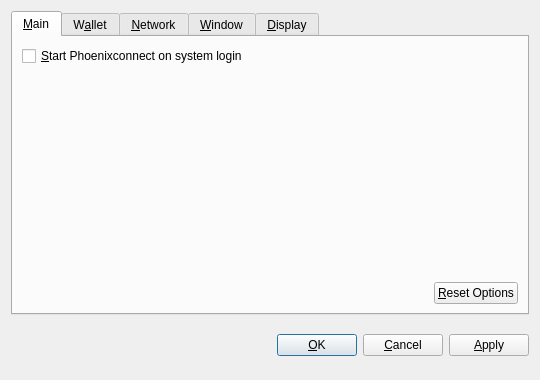
<?xml version="1.0" encoding="UTF-8"?>
<ui version="4.0">
 <class>OptionsDialog</class>
 <widget class="QDialog" name="OptionsDialog">
  <property name="geometry">
   <rect>
    <x>0</x>
    <y>0</y>
    <width>540</width>
    <height>380</height>
   </rect>
  </property>
  <property name="windowTitle">
   <string>Options</string>
  </property>
  <property name="modal">
   <bool>true</bool>
  </property>
  <layout class="QVBoxLayout" name="verticalLayout">
   <item>
    <widget class="QTabWidget" name="tabWidget">
     <property name="tabPosition">
      <enum>QTabWidget::North</enum>
     </property>
     <property name="currentIndex">
      <number>0</number>
     </property>
     <widget class="QWidget" name="tabMain">
      <attribute name="title">
       <string>&amp;Main</string>
      </attribute>
      <layout class="QVBoxLayout" name="verticalLayout_Main">
       <item>
        <widget class="QCheckBox" name="bitcoinAtStartup">
         <property name="toolTip">
          <string>Automatically start Phoenixconnect after logging in to the system.</string>
         </property>
         <property name="text">
          <string>&amp;Start Phoenixconnect on system login</string>
         </property>
        </widget>
       </item>
       <item>
        <spacer name="verticalSpacer_Main">
         <property name="orientation">
          <enum>Qt::Vertical</enum>
         </property>
         <property name="sizeHint" stdset="0">
          <size>
           <width>20</width>
           <height>40</height>
          </size>
         </property>
        </spacer>
       </item>
       <item>
        <layout class="QHBoxLayout" name="horizontalLayout_2_Main">
         <item>
          <spacer name="horizontalSpacer_2_Main">
           <property name="orientation">
            <enum>Qt::Horizontal</enum>
           </property>
           <property name="sizeHint" stdset="0">
            <size>
             <width>40</width>
             <height>20</height>
            </size>
           </property>
          </spacer>
         </item>
         <item>
          <widget class="QPushButton" name="resetButton">
           <property name="toolTip">
            <string>Reset all client options to default.</string>
           </property>
           <property name="text">
            <string>&amp;Reset Options</string>
           </property>
           <property name="autoDefault">
            <bool>false</bool>
           </property>
          </widget>
         </item>
        </layout>
       </item>
      </layout>
     </widget>
     <widget class="QWidget" name="tabWallet">
      <attribute name="title">
       <string>W&amp;allet</string>
      </attribute>
      <layout class="QVBoxLayout" name="verticalLayout_Network">
       <item>
        <widget class="QLabel" name="transactionFeeInfoLabel">
         <property name="text">
          <string>Optional transaction fee per kB that helps make sure your transactions are processed quickly. Most transactions are 1 kB.</string>
         </property>
         <property name="textFormat">
          <enum>Qt::PlainText</enum>
         </property>
         <property name="wordWrap">
          <bool>true</bool>
         </property>
        </widget>
       </item>
       <item>
        <layout class="QHBoxLayout" name="horizontalLayout_1_Main">
         <item>
          <widget class="QLabel" name="transactionFeeLabel">
           <property name="text">
            <string>Pay transaction &amp;fee</string>
           </property>
           <property name="textFormat">
            <enum>Qt::PlainText</enum>
           </property>
           <property name="buddy">
            <cstring>transactionFee</cstring>
           </property>
          </widget>
         </item>
         <item>
          <widget class="BitcoinAmountField" name="transactionFee"/>
         </item>
         <item>
          <spacer name="horizontalSpacer_1_Main">
           <property name="orientation">
            <enum>Qt::Horizontal</enum>
           </property>
           <property name="sizeHint" stdset="0">
            <size>
             <width>40</width>
             <height>20</height>
            </size>
           </property>
          </spacer>
         </item>
        </layout>
       </item>
       <item>
        <widget class="QLabel" name="label">
         <property name="text">
          <string>If you disable the spending of unconfirmed change, the change from a transaction cannot be used until that transaction has at least one confirmation. This also affects how your balance is computed.</string>
         </property>
         <property name="wordWrap">
          <bool>true</bool>
         </property>
        </widget>
       </item>
       <item>
        <widget class="QCheckBox" name="spendZeroConfChange">
         <property name="text">
          <string>Spend unconfirmed change  (experts only)</string>
         </property>
        </widget>
       </item>
       <item>
        <spacer name="verticalSpacer">
         <property name="orientation">
          <enum>Qt::Vertical</enum>
         </property>
         <property name="sizeHint" stdset="0">
          <size>
           <width>20</width>
           <height>40</height>
          </size>
         </property>
        </spacer>
       </item>
      </layout>
     </widget>
     <widget class="QWidget" name="tabNetwork">
      <attribute name="title">
       <string>&amp;Network</string>
      </attribute>
      <layout class="QVBoxLayout" name="verticalLayout_Network">
       <item>
        <widget class="QCheckBox" name="mapPortUpnp">
         <property name="toolTip">
          <string>Automatically open the Phoenixconnect client port on the router. This only works when your router supports UPnP and it is enabled.</string>
         </property>
         <property name="text">
          <string>Map port using &amp;UPnP</string>
         </property>
        </widget>
       </item>
       <item>
        <widget class="QCheckBox" name="connectSocks">
         <property name="toolTip">
          <string>Connect to the Phoenixconnect network through a SOCKS proxy (e.g. when connecting through Tor).</string>
         </property>
         <property name="text">
          <string>&amp;Connect through SOCKS proxy:</string>
         </property>
        </widget>
       </item>
       <item>
        <layout class="QHBoxLayout" name="horizontalLayout_Network">
         <item>
          <widget class="QLabel" name="proxyIpLabel">
           <property name="text">
            <string>Proxy &amp;IP:</string>
           </property>
           <property name="textFormat">
            <enum>Qt::PlainText</enum>
           </property>
           <property name="buddy">
            <cstring>proxyIp</cstring>
           </property>
          </widget>
         </item>
         <item>
          <widget class="QValidatedLineEdit" name="proxyIp">
           <property name="maximumSize">
            <size>
             <width>140</width>
             <height>16777215</height>
            </size>
           </property>
           <property name="toolTip">
            <string>IP address of the proxy (e.g. 127.0.0.1)</string>
           </property>
          </widget>
         </item>
         <item>
          <widget class="QLabel" name="proxyPortLabel">
           <property name="text">
            <string>&amp;Port:</string>
           </property>
           <property name="textFormat">
            <enum>Qt::PlainText</enum>
           </property>
           <property name="buddy">
            <cstring>proxyPort</cstring>
           </property>
          </widget>
         </item>
         <item>
          <widget class="QLineEdit" name="proxyPort">
           <property name="maximumSize">
            <size>
             <width>55</width>
             <height>16777215</height>
            </size>
           </property>
           <property name="toolTip">
            <string>Port of the proxy (e.g. 9050)</string>
           </property>
          </widget>
         </item>
         <item>
          <widget class="QLabel" name="socksVersionLabel">
           <property name="text">
            <string>SOCKS &amp;Version:</string>
           </property>
           <property name="textFormat">
            <enum>Qt::PlainText</enum>
           </property>
           <property name="buddy">
            <cstring>socksVersion</cstring>
           </property>
          </widget>
         </item>
         <item>
          <widget class="QValueComboBox" name="socksVersion">
           <property name="toolTip">
            <string>SOCKS version of the proxy (e.g. 5)</string>
           </property>
          </widget>
         </item>
         <item>
          <spacer name="horizontalSpacer_Network">
           <property name="orientation">
            <enum>Qt::Horizontal</enum>
           </property>
           <property name="sizeHint" stdset="0">
            <size>
             <width>40</width>
             <height>20</height>
            </size>
           </property>
          </spacer>
         </item>
        </layout>
       </item>
       <item>
        <spacer name="verticalSpacer_Network">
         <property name="orientation">
          <enum>Qt::Vertical</enum>
         </property>
         <property name="sizeHint" stdset="0">
          <size>
           <width>20</width>
           <height>40</height>
          </size>
         </property>
        </spacer>
       </item>
      </layout>
     </widget>
     <widget class="QWidget" name="tabWindow">
      <attribute name="title">
       <string>&amp;Window</string>
      </attribute>
      <layout class="QVBoxLayout" name="verticalLayout_Window">
       <item>
        <widget class="QCheckBox" name="minimizeToTray">
         <property name="toolTip">
          <string>Show only a tray icon after minimizing the window.</string>
         </property>
         <property name="text">
          <string>&amp;Minimize to the tray instead of the taskbar</string>
         </property>
        </widget>
       </item>
       <item>
        <widget class="QCheckBox" name="minimizeOnClose">
         <property name="toolTip">
          <string>Minimize instead of exit the application when the window is closed. When this option is enabled, the application will be closed only after selecting Quit in the menu.</string>
         </property>
         <property name="text">
          <string>M&amp;inimize on close</string>
         </property>
        </widget>
       </item>
       <item>
        <spacer name="verticalSpacer_Window">
         <property name="orientation">
          <enum>Qt::Vertical</enum>
         </property>
         <property name="sizeHint" stdset="0">
          <size>
           <width>20</width>
           <height>40</height>
          </size>
         </property>
        </spacer>
       </item>
      </layout>
     </widget>
     <widget class="QWidget" name="tabDisplay">
      <attribute name="title">
       <string>&amp;Display</string>
      </attribute>
      <layout class="QVBoxLayout" name="verticalLayout_Display">
       <item>
        <layout class="QHBoxLayout" name="horizontalLayout_1_Display">
         <item>
          <widget class="QLabel" name="langLabel">
           <property name="text">
            <string>User Interface &amp;language:</string>
           </property>
           <property name="textFormat">
            <enum>Qt::PlainText</enum>
           </property>
           <property name="buddy">
            <cstring>lang</cstring>
           </property>
          </widget>
         </item>
         <item>
          <widget class="QValueComboBox" name="lang">
           <property name="toolTip">
            <string>The user interface language can be set here. This setting will take effect after restarting Phoenixconnect.</string>
           </property>
          </widget>
         </item>
        </layout>
       </item>
       <item>
        <layout class="QHBoxLayout" name="horizontalLayout_2_Display">
         <item>
          <widget class="QLabel" name="unitLabel">
           <property name="text">
            <string>&amp;Unit to show amounts in:</string>
           </property>
           <property name="textFormat">
            <enum>Qt::PlainText</enum>
           </property>
           <property name="buddy">
            <cstring>unit</cstring>
           </property>
          </widget>
         </item>
         <item>
          <widget class="QValueComboBox" name="unit">
           <property name="toolTip">
            <string>Choose the default subdivision unit to show in the interface and when sending coins.</string>
           </property>
          </widget>
         </item>
        </layout>
       </item>
       <item>
        <widget class="QCheckBox" name="displayAddresses">
         <property name="toolTip">
          <string>Whether to show Phoenixconnect addresses in the transaction list or not.</string>
         </property>
         <property name="text">
          <string>&amp;Display addresses in transaction list</string>
         </property>
        </widget>
       </item>
       <item>
        <widget class="QCheckBox" name="coinControlFeatures">
         <property name="toolTip">
          <string>Whether to show coin control features or not.</string>
         </property>
         <property name="text">
          <string>Display coin &amp;control features (experts only!)</string>
         </property>
        </widget>
       </item>
       <item>
        <spacer name="verticalSpacer_Display">
         <property name="orientation">
          <enum>Qt::Vertical</enum>
         </property>
         <property name="sizeHint" stdset="0">
          <size>
           <width>20</width>
           <height>40</height>
          </size>
         </property>
        </spacer>
       </item>
      </layout>
     </widget>
    </widget>
   </item>
   <item>
    <layout class="QHBoxLayout" name="horizontalLayout_Buttons">
     <item>
      <spacer name="horizontalSpacer_1">
       <property name="orientation">
        <enum>Qt::Horizontal</enum>
       </property>
       <property name="sizeHint" stdset="0">
        <size>
         <width>40</width>
         <height>48</height>
        </size>
       </property>
      </spacer>
     </item>
     <item>
      <widget class="QLabel" name="statusLabel">
       <property name="font">
        <font>
         <weight>75</weight>
         <bold>true</bold>
        </font>
       </property>
       <property name="text">
        <string/>
       </property>
       <property name="textFormat">
        <enum>Qt::PlainText</enum>
       </property>
       <property name="wordWrap">
        <bool>true</bool>
       </property>
      </widget>
     </item>
     <item>
      <spacer name="horizontalSpacer_2">
       <property name="orientation">
        <enum>Qt::Horizontal</enum>
       </property>
       <property name="sizeHint" stdset="0">
        <size>
         <width>40</width>
         <height>48</height>
        </size>
       </property>
      </spacer>
     </item>
     <item>
      <widget class="QPushButton" name="okButton">
       <property name="text">
        <string>&amp;OK</string>
       </property>
      </widget>
     </item>
     <item>
      <widget class="QPushButton" name="cancelButton">
       <property name="text">
        <string>&amp;Cancel</string>
       </property>
       <property name="autoDefault">
        <bool>false</bool>
       </property>
      </widget>
     </item>
     <item>
      <widget class="QPushButton" name="applyButton">
       <property name="text">
        <string>&amp;Apply</string>
       </property>
       <property name="autoDefault">
        <bool>false</bool>
       </property>
      </widget>
     </item>
    </layout>
   </item>
  </layout>
 </widget>
 <customwidgets>
  <customwidget>
   <class>BitcoinAmountField</class>
   <extends>QSpinBox</extends>
   <header>bitcoinamountfield.h</header>
  </customwidget>
  <customwidget>
   <class>QValueComboBox</class>
   <extends>QComboBox</extends>
   <header>qvaluecombobox.h</header>
  </customwidget>
  <customwidget>
   <class>QValidatedLineEdit</class>
   <extends>QLineEdit</extends>
   <header>qvalidatedlineedit.h</header>
  </customwidget>
 </customwidgets>
 <resources/>
 <connections/>
</ui>
